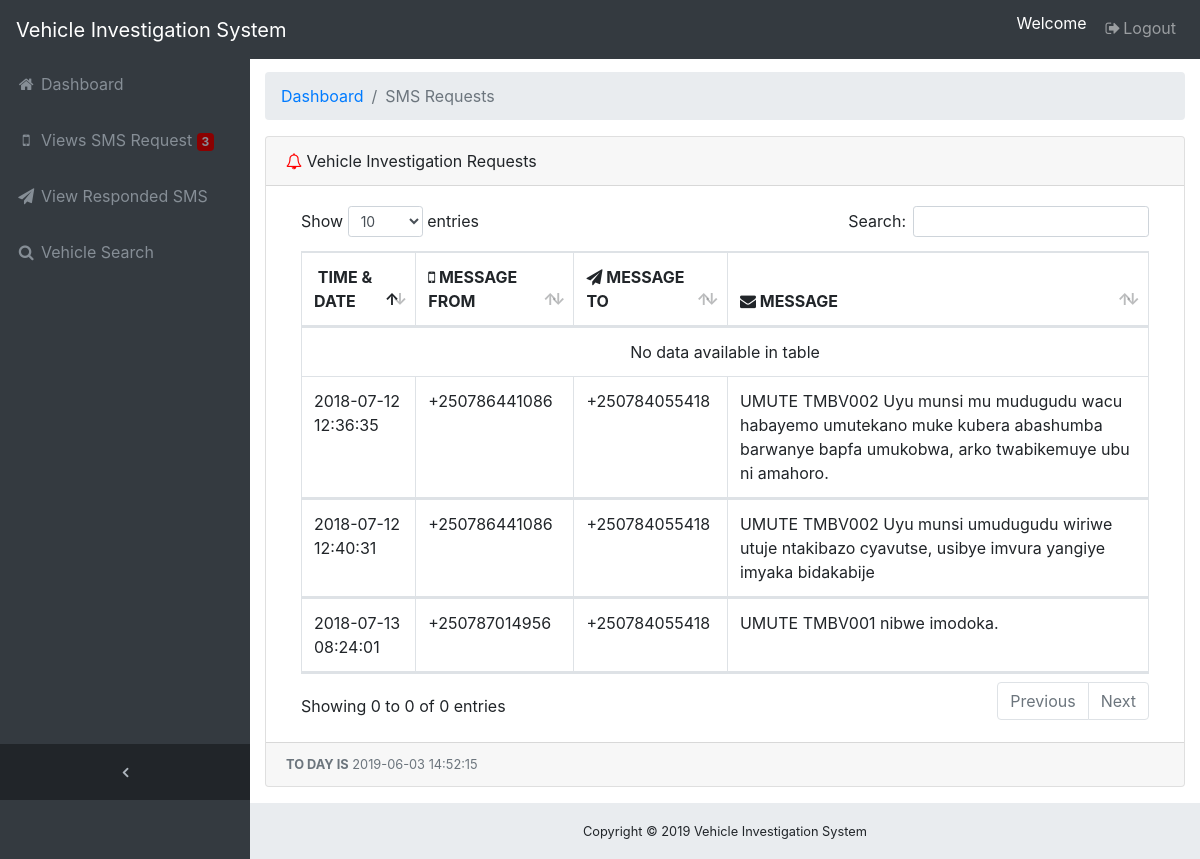
The app's page /traffic/sms_request.php (signed in) with its own data.
### tables this page shows
CREATE TABLE IF NOT EXISTS `messagein` (
`Id` int(11) NOT NULL,
  `SendTime` datetime DEFAULT NULL,
  `ReceiveTime` datetime DEFAULT NULL,
  `MessageFrom` varchar(80) DEFAULT NULL,
  `MessageTo` varchar(80) DEFAULT NULL,
  `SMSC` varchar(80) DEFAULT NULL,
  `MessageText` text,
  `MessageType` varchar(80) DEFAULT NULL,
  `MessageParts` int(11) DEFAULT NULL,
  `MessagePDU` text,
  `Gateway` varchar(80) DEFAULT NULL,
  `UserId` varchar(80) DEFAULT NULL,
  `Read` varchar(30) NOT NULL DEFAULT 'No',
  `Sec_read` varchar(30) NOT NULL DEFAULT 'No',
  `Cell_read` varchar(30) NOT NULL DEFAULT 'No'
);

### traffic/sms_request.php (the view, shortened to what this page needs)
<?php
require_once 'class.user.php';
$user_home = new USER();
$stmt = $user_home->runQuery("SELECT * FROM messagein WHERE userID=:uid");
$stmt->execute(array(":uid"=>$_SESSION['userSession']));
$row = $stmt->fetch(PDO::FETCH_ASSOC);
?>
<!DOCTYPE html>
<html lang="en">
<head>
  <link href="vendor/bootstrap/css/bootstrap.min.css" rel="stylesheet">
  <link href="vendor/font-awesome/css/font-awesome.min.css" rel="stylesheet" type="text/css">
  <link href="vendor/datatables/dataTables.bootstrap4.css" rel="stylesheet">
  <link href="css/sb-admin.css" rel="stylesheet">
</head>
<body class="fixed-nav sticky-footer bg-dark" id="page-top">
   <?php
   include 'dbcon.php';
   $sql = $conn ->prepare("SELECT COUNT(Id) as m FROM  messagein");
                                          $sql -> execute();
                                           $count = $sql->fetchAll();
                                           foreach ($count as $field);
                                           ?>
  <nav class="navbar navbar-expand-lg navbar-dark bg-dark fixed-top" id="mainNav">
    <a class="navbar-brand" href="index.php">Vehicle Investigation System</a>
    <div class="collapse navbar-collapse" id="navbarResponsive">
      <ul class="navbar-nav navbar-sidenav" id="exampleAccordion">
        <li class="nav-item" data-toggle="tooltip" data-placement="right" title="Dashboard">
          <a class="nav-link" href="dashboard.php">
            <i class="fa fa-fw fa-home"></i>
            <span class="nav-link-text">Dashboard</span>
          </a>
        </li>
        <li class="nav-item" data-toggle="tooltip" data-placement="right" title="Requests">
          <a class="nav-link" href="sms_request.php">
            <i class="fa fa-fw fa-mobile"></i>
            <span class="nav-link-text"> Views SMS Request  <span class="badge" style="background-color: darkred;"><?php echo $field['m'];?></span>
          </a>
        </li>
        <li class="nav-item" data-toggle="tooltip" data-placement="right" title="Send Response">
          <a class="nav-link" href="#">
            <i class="fa fa-fw fa-send"></i>
            <span class="nav-link-text">View Responded SMS</span>
          </a>
        </li>
		 <li class="nav-item" data-toggle="tooltip" data-placement="right" title="Send Response">
          <a class="nav-link" href="search.php">
            <i class="fa fa-fw fa-search"></i>
            <span class="nav-link-text">Vehicle Search</span>
          </a>
        </li>
      </ul>
      <ul class="navbar-nav sidenav-toggler">
        <li class="nav-item">
          <a class="nav-link text-center" id="sidenavToggler">
            <i class="fa fa-fw fa-angle-left"></i>
          </a>
        </li>
      </ul>
      <ul class="navbar-nav ml-auto">
        <li class="nav-item">
          <form class="form-inline my-2 my-lg-0 mr-lg-2">
            <p style="color:white;margin-top: 3px;">Welcome <?php echo $row['userName']; ?></P>
          </form>
        </li>
        <li class="nav-item">
          <a class="nav-link" href="logout.php"> <i class="fa fa-fw fa-sign-out"></i>Logout</a>
        </li>
      </ul>
    </div>
  </nav>
  <div class="content-wrapper">
    <div class="container-fluid">
      <ol class="breadcrumb">
        <li class="breadcrumb-item">
          <a href="dashboard.php">Dashboard</a>
        </li>
        <li class="breadcrumb-item active">SMS Requests</li>
      </ol>
      <div class="card mb-3">
        <div class="card-header">
          <i class="fa fa-bell-o" style="color: red"></i> Vehicle Investigation Requests</div>
        <div class="card-body">
          <div class="table-responsive">
            <table class="table table-bordered" id="dataTable" width="100%" cellspacing="0">
              <thead>
                <tr>
				<th><i class="fa fa-time"> </i> TIME & DATE</th>
				 <th><i class="fa fa-mobile"> </i> MESSAGE FROM</th>
				 <th><i class="fa fa-send"> </i> MESSAGE TO</th>
                  <th><i class="fa fa-envelope"></i> MESSAGE</th>
                </tr>
              </thead>
			  </div>
            <?php
			include 'dbcon.php';
                                $result = $conn->prepare("SELECT * FROM messagein");
                                $result->execute(array("Not Responded"));
                                for($i=0; $row = $result->fetch(); $i++){
                            ?>  <tbody>
               <thead>
                <tr>
				<td> </i><?php echo $row ['SendTime']; ?></td>
				<td> </i> <?php echo $row ['MessageFrom']; ?></td>
				 <td> </i> <?php echo $row ['MessageTo']; ?></td>
                 <td> </i> <?php echo $row ['MessageText']; ?></td>
                </tr>
              </thead>
                 <?php } ?>
              </tbody>
          </div>
        </div>
        <div class="card-footer small text-muted">
<?php
    $dt = new DateTime();
    echo"<B>TO DAY IS</B>"." ". $dt->format('Y-m-d H:i:s');
?></div>
      </div>
    </div>
    <footer class="sticky-footer">
      <div class="container">
        <div class="text-center">
          <small>Copyright © <?php echo date('Y'); ?> Vehicle Investigation System</small>
        </div>
      </div>
    </footer>
</body>
</html>

### traffic/css/sb-admin.css (style rules this page uses)
html { position: relative; min-height: 100%; }
body { overflow-x: hidden; }
body.sticky-footer { margin-bottom: 56px; }
body.sticky-footer .content-wrapper { min-height: calc(100vh - 56px - 56px); }
body.fixed-nav { padding-top: 56px; }
.content-wrapper { min-height: calc(100vh - 56px); padding-top: 1rem; }
#mainNav .navbar-collapse { overflow: auto; max-height: 75vh; }
#mainNav .navbar-collapse .navbar-nav .nav-item .nav-link { cursor: pointer; }
#mainNav .navbar-collapse .sidenav-toggler { display: none; }
@media (min-width: 992px) { #mainNav .navbar-brand { width: 250px; } }
@media (min-width: 992px) { #mainNav .navbar-collapse { overflow: visible; max-height: none; } }
@media (min-width: 992px) { #mainNav .navbar-collapse .navbar-sidenav { position: absolute; top: 0; left: 0; -webkit-flex-direction: column; -ms-flex-direction: column; flex-direction: column; margin-top: 56px; } }
@media (min-width: 992px) { #mainNav .navbar-collapse .navbar-sidenav > .nav-item { width: 250px; padding: 0; } }
@media (min-width: 992px) { #mainNav .navbar-collapse .navbar-sidenav > .nav-item > .nav-link { padding: 1em; } }
#mainNav.fixed-top .sidenav-toggler { display: none; }
@media (min-width: 992px) { #mainNav.fixed-top .navbar-sidenav { height: calc(100vh - 112px); } }
@media (min-width: 992px) { #mainNav.fixed-top .sidenav-toggler { position: absolute; top: 0; left: 0; display: flex; -webkit-flex-direction: column; -ms-flex-direction: column; flex-direction: column; margin-top: calc(100vh - 56px); } }
@media (min-width: 992px) { #mainNav.fixed-top .sidenav-toggler > .nav-item { width: 250px; padding: 0; } }
@media (min-width: 992px) { #mainNav.fixed-top .sidenav-toggler > .nav-item > .nav-link { padding: 1em; } }
#mainNav.fixed-top.navbar-dark .sidenav-toggler { background-color: #212529; }
#mainNav.fixed-top.navbar-dark .sidenav-toggler a i { color: #adb5bd; }
.content-wrapper { overflow-x: hidden; background: white; }
@media (min-width: 992px) { .content-wrapper { margin-left: 250px; } }
#sidenavToggler i { font-weight: 800; }
#mainNav.navbar-dark .navbar-collapse .navbar-sidenav > .nav-item > .nav-link { color: #868e96; }
@media (min-width: 992px) { #mainNav.navbar-dark .navbar-collapse .navbar-sidenav { background: #343a40; } }
footer.sticky-footer { position: absolute; right: 0; bottom: 0; width: 100%; height: 56px; background-color: #e9ecef; line-height: 55px; }
@media (min-width: 992px) { footer.sticky-footer { width: calc(100% - 250px); } }

### records on screen
messagein: SendTime "2018-07-12 12:36:35", MessageFrom "+250786441086", MessageTo "+250784055418", MessageText "UMUTE TMBV002 Uyu munsi mu mudugudu wacu habayemo umutekano muke kubera abashumba barwanye bapfa umukobwa, arko twabikemuye ubu ni amahoro."
messagein: SendTime "2018-07-12 12:40:31", MessageFrom "+250786441086", MessageTo "+250784055418", MessageText "UMUTE TMBV002 Uyu munsi umudugudu wiriwe utuje ntakibazo cyavutse, usibye imvura yangiye imyaka bidakabije"
messagein: SendTime "2018-07-13 08:24:01", MessageFrom "+250787014956", MessageTo "+250784055418", MessageText "UMUTE TMBV001 nibwe imodoka."

### other values on screen
$field['m'] "3"
